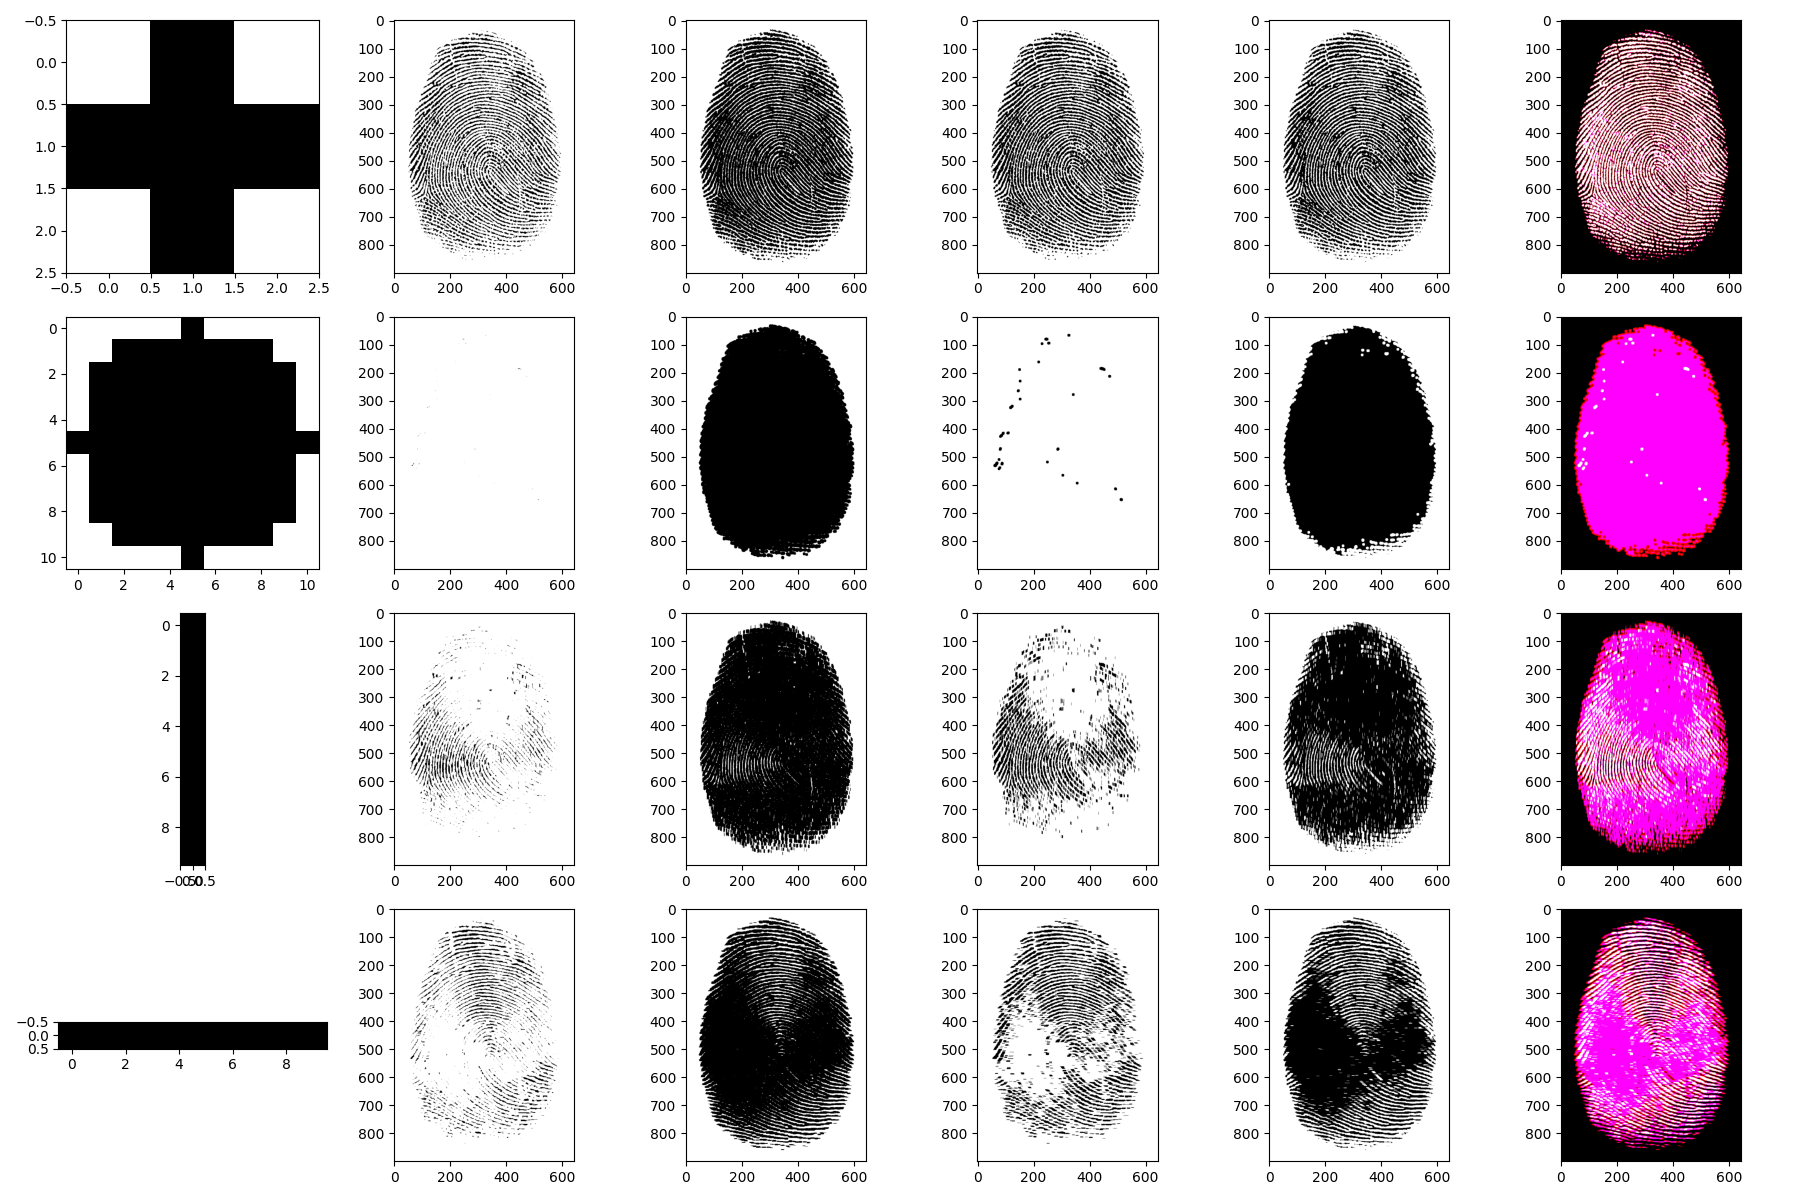

Generate this figure with Python:
import numpy as np
import matplotlib.pyplot as plt
from skimage.morphology import disk, erosion, dilation, opening, closing, rectangle

PROG = 0.6

fingerprint = plt.imread('Lab09/fingerprint.jpg')
fig, ax = plt.subplots(4,6, figsize=(18,12))

fingerprint_mean = np.mean(fingerprint, 2)

normalize   = (fingerprint_mean - np.min(fingerprint_mean))
normalize_2 = (normalize/np.max(normalize))

# Zadanie 1
def operations(row, footprint, cmap='binary'):
    after_prog = np.where(normalize_2 > PROG, 0, 1)

    fing_erosion = erosion(after_prog, footprint)
    fing_dilation = dilation(after_prog, footprint)
    fing_opening = opening(after_prog, footprint)
    fing_closing = closing(after_prog, footprint)
    
    # Zadanie 3
    fig_color = np.zeros(np.shape(fingerprint))
    fig_color[:,:,0] = fing_dilation
    fig_color[:,:,1] = fing_opening
    fig_color[:,:,2] = fing_closing
    # Koniec zadania 3
    
    ax[row,0].imshow(footprint, cmap)
    ax[row,1].imshow(fing_erosion, cmap='binary')
    ax[row,2].imshow(fing_dilation, cmap='binary')
    ax[row,3].imshow(fing_opening, cmap='binary')
    ax[row,4].imshow(fing_closing, cmap='binary')
    ax[row,5].imshow(fig_color, cmap='binary_r')

# Program
operations(0, disk(1))

# Zadanie 2
operations(1, disk(5))
operations(2, rectangle(10,1), cmap='binary_r')
operations(3, rectangle(1,10), cmap='binary_r')

# Zapis pliku
plt.tight_layout()
plt.savefig('Lab09/lab09.png')